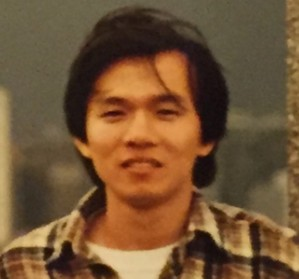
#> input picture _4.python/tkinter/__new/hung.jpg, 299 x 279 px, found by its file name
$ python ch11_1.py
#> lines starting #> are read from the running program, lines starting #| are printed output that depends on the picture
# ch11_1.py
import cv2

src = cv2.imread("hung.jpg")
#> src is the input picture: shape (279, 299, 3); mean B, G, R 52.6, 83.3, 114.5
dst1 = cv2.blur(src, (3, 3))  # 使用 3x3 濾波核
dst2 = cv2.blur(src, (5, 5))  # 使用 5x5 濾波核
dst3 = cv2.blur(src, (7, 7))  # 使用 7x7 濾波核
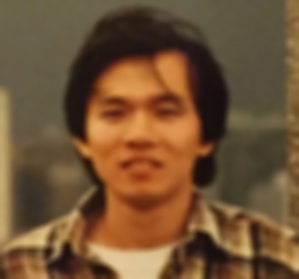
#> dst3: shape (279, 299, 3); mean B, G, R 52.6, 83.3, 114.5
cv2.imshow("src", src)
cv2.imshow("dst 3 x 3", dst1)
cv2.imshow("dst 5 x 5", dst2)
cv2.imshow("dst 7 x 7", dst3)

cv2.waitKey(0)
cv2.destroyAllWindows()


# 檔案 : C:\_git\vcs\_4.python\opencv\__new\OpenCV影像創意邁向AI視覺\ch11\ch11_2.py

# ch11_2.py
import cv2

src = cv2.imread("hung.jpg")
dst1 = cv2.blur(src, (29, 29))  # 使用 29x29 濾波核
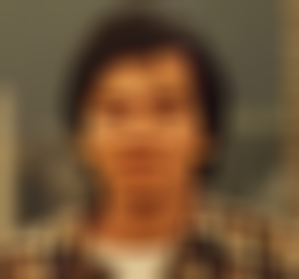
#> dst1: shape (279, 299, 3); mean B, G, R 52.6, 83.3, 114.4
cv2.imshow("src", src)
cv2.imshow("dst 29 x 29", dst1)

cv2.waitKey(0)
cv2.destroyAllWindows()


print("------------------------------------------------------------")  # 60個

# 檔案 : C:\_git\vcs\_4.python\opencv\__new\OpenCV影像創意邁向AI視覺\ch11\ch11_2_1.py

# ch11_2_1.py
import cv2

src = cv2.imread("hung.jpg")
dst1 = cv2.boxFilter(src, -1, (2, 2), normalize=0)  # ksize是 2x2 的濾波核
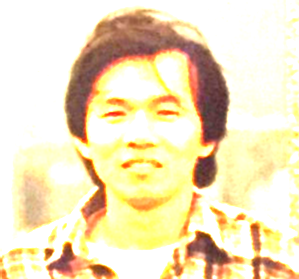
#> dst1: shape (279, 299, 3); mean B, G, R 188.4, 225.5, 240.8
dst2 = cv2.boxFilter(src, -1, (3, 3), normalize=0)  # ksize是 3x3 的濾波核
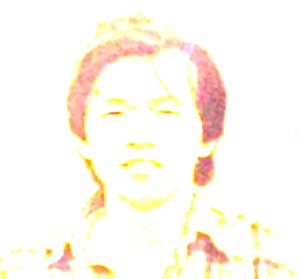
#> dst2: shape (279, 299, 3); mean B, G, R 237.9, 247.8, 254.3
dst3 = cv2.boxFilter(src, -1, (5, 5), normalize=0)  # ksize是 5x5 的濾波核
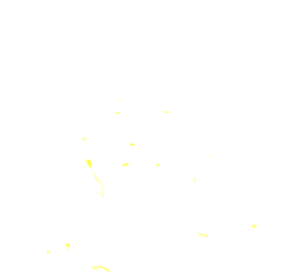
#> dst3: shape (279, 299, 3); mean B, G, R 254.7, 255, 255
cv2.imshow("src", src)
cv2.imshow("dst 2 x 2", dst1)
cv2.imshow("dst 3 x 3", dst2)
cv2.imshow("dst 5 x 5", dst3)

cv2.waitKey(0)
cv2.destroyAllWindows()


print("------------------------------------------------------------")  # 60個

# 檔案 : C:\_git\vcs\_4.python\opencv\__new\OpenCV影像創意邁向AI視覺\ch11\ch11_3.py

# ch11_3.py
import cv2
import numpy as np

src = np.ones((3, 3), np.float32) * 150
src[1, 1] = 20
print(f"src = \n {src}")
dst = cv2.medianBlur(src, 3)
print(f"dst = \n {dst}")

print("------------------------------------------------------------")  # 60個

# 檔案 : C:\_git\vcs\_4.python\opencv\__new\OpenCV影像創意邁向AI視覺\ch11\ch11_4.py

# ch11_4.py
import cv2

src = cv2.imread("hung.jpg")
dst1 = cv2.medianBlur(src, 3)  # 使用邊長是 3 的濾波核
dst2 = cv2.medianBlur(src, 5)  # 使用邊長是 5 的濾波核
dst3 = cv2.medianBlur(src, 7)  # 使用邊長是 7 的濾波核
cv2.imshow("src", src)
cv2.imshow("dst 3 x 3", dst1)
cv2.imshow("dst 5 x 5", dst2)
cv2.imshow("dst 7 x 7", dst3)

cv2.waitKey(0)
cv2.destroyAllWindows()


print("------------------------------------------------------------")  # 60個

# 檔案 : C:\_git\vcs\_4.python\opencv\__new\OpenCV影像創意邁向AI視覺\ch11\ch11_5.py

# ch11_5.py
import cv2

src = cv2.imread("hung.jpg")
dst1 = cv2.GaussianBlur(src, (3, 3), 0, 0)  # 使用 3 x 3 的濾波核
dst2 = cv2.GaussianBlur(src, (5, 5), 0, 0)  # 使用 5 x 5 的濾波核
dst3 = cv2.GaussianBlur(src, (29, 29), 0, 0)  # 使用 29 x 29 的濾波核
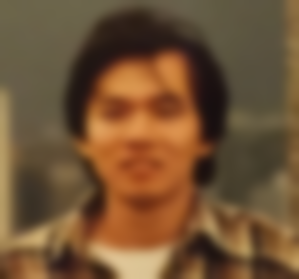
#> dst3: shape (279, 299, 3); mean B, G, R 52.6, 83.3, 114.5
cv2.imshow("src", src)
cv2.imshow("dst 3 x 3", dst1)
cv2.imshow("dst 5 x 5", dst2)
cv2.imshow("dst 15 x 15", dst3)

cv2.waitKey(0)
cv2.destroyAllWindows()


print("------------------------------------------------------------")  # 60個

# 檔案 : C:\_git\vcs\_4.python\opencv\__new\OpenCV影像創意邁向AI視覺\ch11\ch11_6.py

# ch11_6.py
import cv2

src = cv2.imread("border.jpg")
#> (the run stopped early here; a loop or call above may not have finished)

$ run again, with _4.python/tkinter/__new/raccoon.jpg copied over _4.python/tkinter/__new/hung.jpg
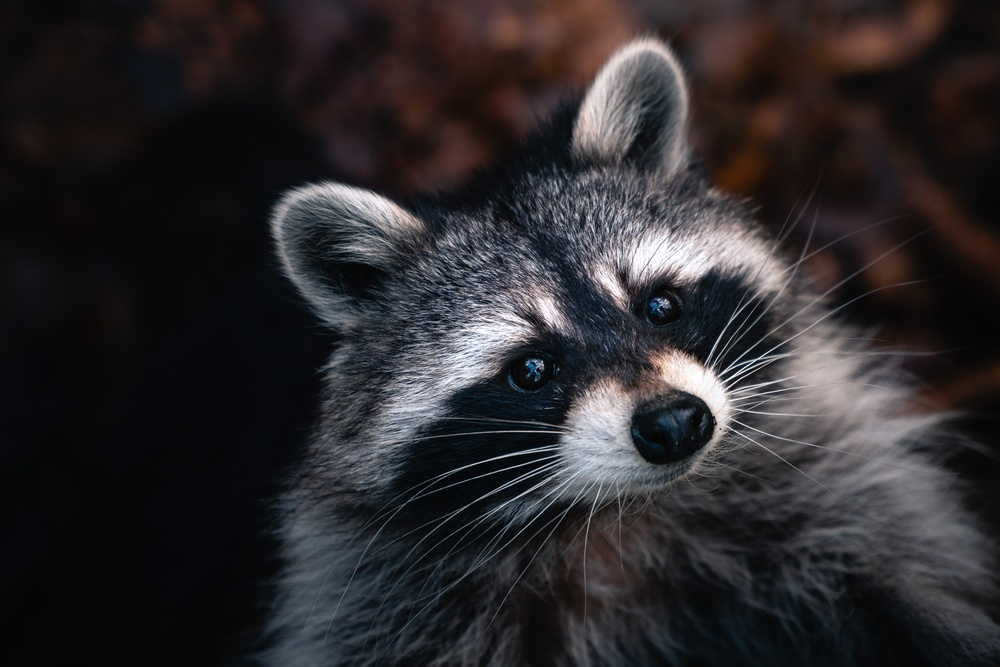
#> input picture _4.python/tkinter/__new/raccoon.jpg, 1000 x 667 px, shrunk from 6000 x 4000 before the run, found by its file name
#> src is the input picture: shape (667, 1000, 3); mean B, G, R 44.4, 41.9, 44.7
#> `dst2 = cv2.boxFilter(src, -1, (3, 3), normalize=0)`:
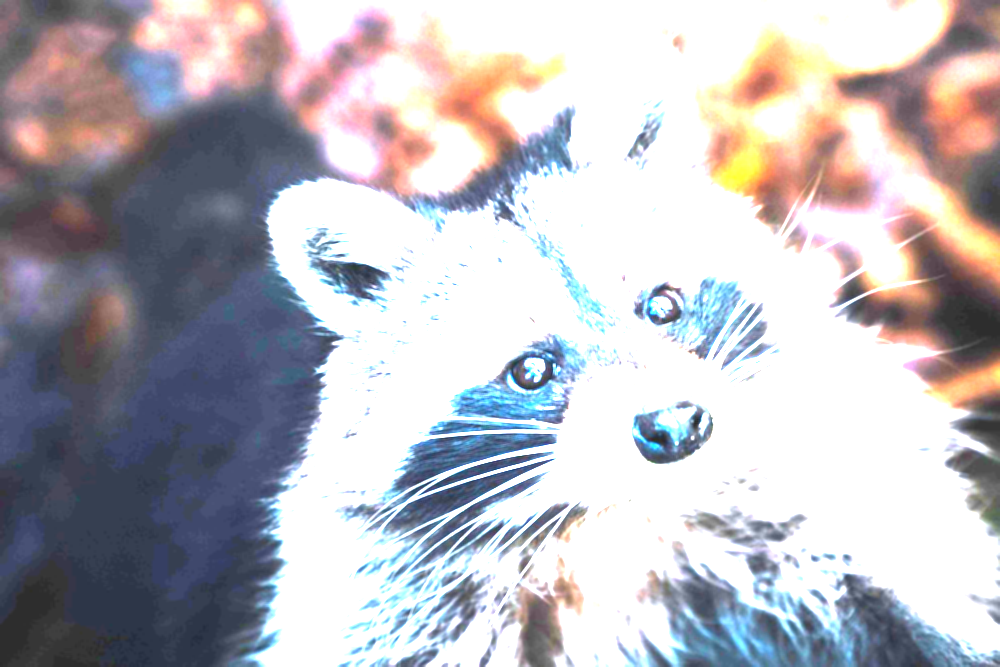
#> dst2: shape (667, 1000, 3); mean B, G, R 188.4, 182.6, 184.8
#> `dst3 = cv2.GaussianBlur(src, (29, 29), 0, 0)`:
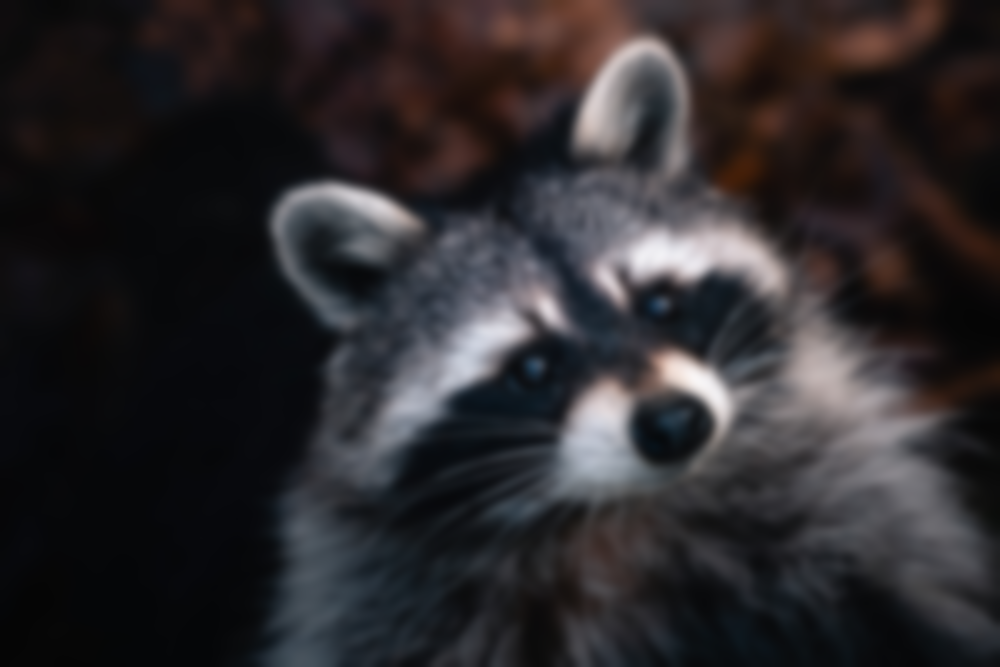
#> dst3: shape (667, 1000, 3); mean B, G, R 44.4, 41.9, 44.7

$ run again, with _4.python/tkinter/__new/house.png saved as _4.python/tkinter/__new/hung.jpg
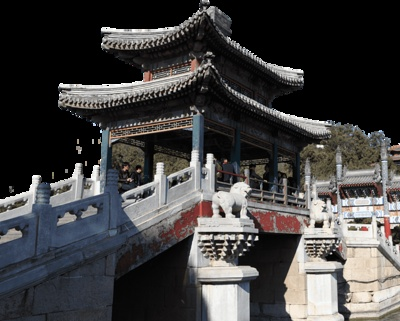
#> input picture _4.python/tkinter/__new/house.png, 400 x 321 px, found by its file name
#> src is the input picture: shape (321, 400, 3); mean B, G, R 65.5, 65.6, 66.7
#> `dst2 = cv2.boxFilter(src, -1, (3, 3), normalize=0)`:
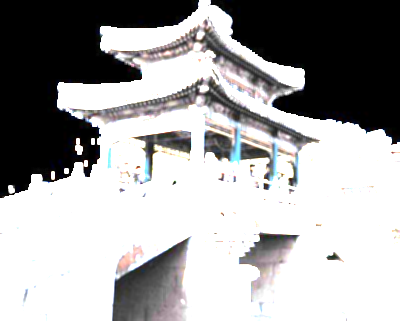
#> dst2: shape (321, 400, 3); mean B, G, R 164.3, 163.9, 164.6
#> `dst3 = cv2.GaussianBlur(src, (29, 29), 0, 0)`:
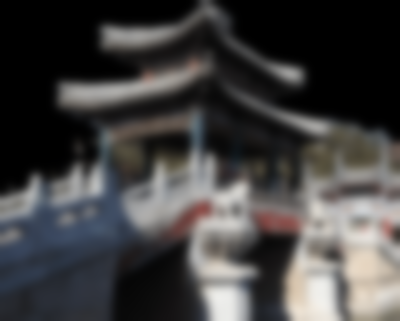
#> dst3: shape (321, 400, 3); mean B, G, R 65.5, 65.6, 66.7
